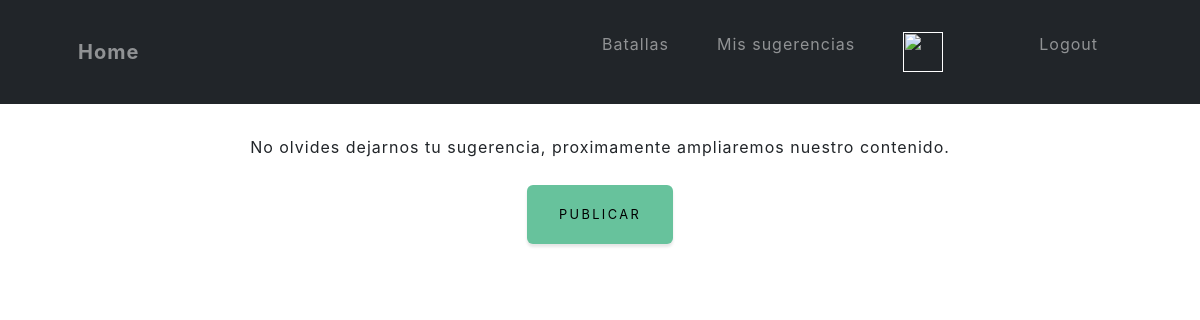
The app's page /blog/recomendaciones/, older data.
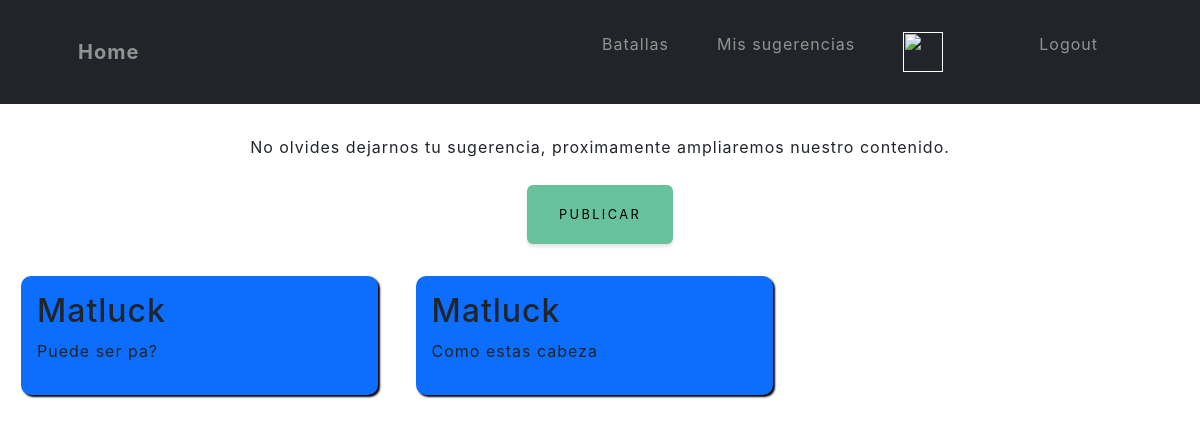
The same page, newer data.
### blog/models.py (models this page shows)
class Recomendacion(models.Model):
    usuario = models.ForeignKey(User, on_delete=models.CASCADE)
    contenido = models.TextField()
    fecha = models.DateTimeField(auto_now_add=True)

### blog/views.py (the view)
# urls.py: path('recomendaciones/', views.recomendacion_view, name='recomendaciones'),
def recomendacion_view(request):
    recomendaciones = Recomendacion.objects.all()
    return render(request, 'blog/blog.html', {'recomendaciones': recomendaciones})

### blog/templates/blog/blog.html (shortened to what this page needs)
<div>
    {% extends "HistoryBattlesApp/base.html" %}
    {% load static %}
    {% block spaceContent %}
    <p style="text-align: center;">No olvides dejarnos tu sugerencia, proximamente ampliaremos nuestro contenido.</p>
    <form method="post" enctype="multipart/form-data" style="text-align: center;">
        <button type="submit" class="btn btn-success" style="text-decoration: none; color: black; margin-top: 10px;">Publicar</button>
    </form>
    {% for recomendacion in recomendaciones %}
    <div class="blog-container">
        <h2>{{ recomendacion.usuario }}</h2>
        <p >{{ recomendacion.contenido }}</p>
    </div>
    {% endfor %}
    {% endblock %}

Row changes from the older to the newer data that the page shows:
added Recomendacion: usuario "Matluck", contenido "Puede ser pa?"
added Recomendacion: usuario "Matluck", contenido "Como estas cabeza"
